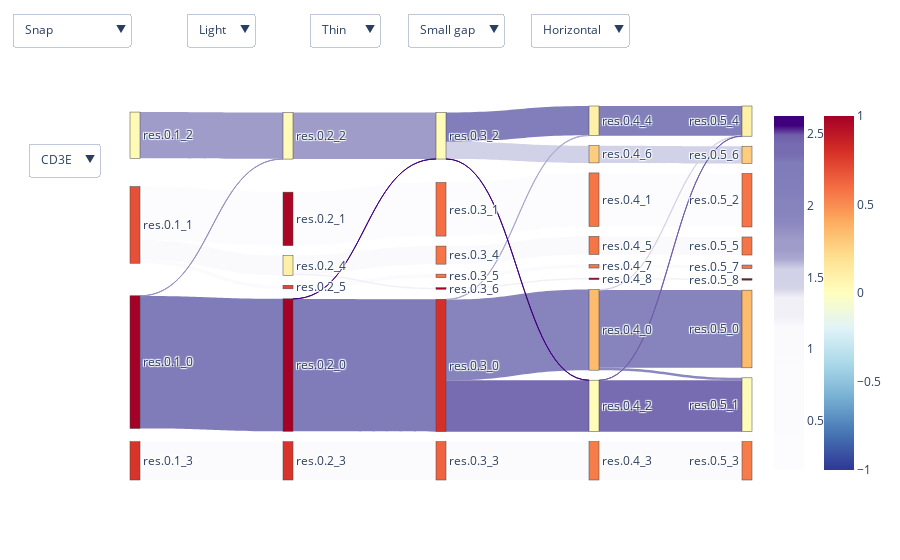

Notebook source saved alongside this figure:
### Code cell
sankey.show()

### Figure 1 — Plotly figure (JSON) as saved in the notebook; plotly's stock layout.template omitted (floating-point values rounded to 4 significant figures)
{"data": [{"link": {"color": ["#807cba", "#fbfafc", "#fcfbfd", "#9f9cc9", "#faf9fc", "#fbfafc", "#9490c3", "#807cba", "#fbfafc", "#fcfbfd", "#9f9cc9", "#faf9fc", "#fbfafc", "#f2f0f7", "#3f007d", "#776cb1", "#fbfafc", "#fcfbfd", "#d1d2e7", "#817ebb", "#8683bd", "#faf9fc", "#fbfafc", "#acaad1", "#f2f0f7", "#3f007d", "#776cb1", "#fbfafc", "#fcfbfd", "#d1d2e7", "#827fbb", "#8683bd", "#faf9fc", "#8b87bf", "#fbfafc", "#f2f0f7", "#d4d4e8", "#705eaa"], "source": [0, 2, 1, 3, 1, 1, 0, 5, 9, 8, 6, 4, 7, 4, 5, 12, 16, 15, 13, 13, 12, 10, 14, 12, 11, 13, 21, 25, 24, 19, 18, 22, 23, 22, 20, 17, 22, 21], "target": [5, 9, 8, 6, 4, 7, 6, 12, 16, 15, 13, 10, 14, 11, 13, 21, 25, 24, 19, 18, 22, 23, 20, 18, 17, 21, 33, 34, 30, 28, 27, 31, 32, 33, 29, 26, 27, 27], "value": [1189, 344, 480, 415, 176, 32, 2, 1188, 344, 480, 417, 162, 32, 14, 1, 461, 344, 480, 155, 262, 723, 162, 32, 4, 14, 1, 461, 344, 480, 155, 266, 697, 162, 22, 32, 14, 4, 1]}, "node": {"color": ["#a50026", "#e65036", "#d93429", "#fffab7", "#fff0a8", "#a50026", "#fffab7", "#e24731", "#ab0626", "#d93429", "#f57547", "#a50026", "#d62f27", "#fffbb9", "#f57547", "#f46d43", "#ef633f", "#a50026", "#fff0a8", "#fecc7e", "#f57547", "#fffbb9", "#fdbb6d", "#f57547", "#f57547", "#f67c4a", "#a50026", "#fff0a8", "#fecc7e", "#f57547", "#f57547", "#fdbb6d", "#f57547", "#fffbb9", "#f67c4a"], "customdata": ["Modularity 0.96<br />Silhouette 0.32", "Modularity 0.96<br />Silhouette 0.22", "Modularity 0.96<br />Silhouette 0.25", "Modularity 0.96<br />Silhouette 0.01", "Modularity 0.93<br />Silhouette 0.03", "Modularity 0.93<br />Silhouette 0.32", "Modularity 0.93<br />Silhouette 0.01", "Modularity 0.93<br />Silhouette 0.23", "Modularity 0.93<br />Silhouette 0.31", "Modularity 0.93<br />Silhouette 0.25", "Modularity 0.91<br />Silhouette 0.23", "Modularity 0.91<br />Silhouette 0.4", "Modularity 0.91<br />Silhouette 0.32", "Modularity 0.91<br />Silhouette 0.01", "Modularity 0.91<br />Silhouette 0.23", "Modularity 0.91<br />Silhouette 0.24", "Modularity 0.91<br />Silhouette 0.25", "Modularity 0.89<br />Silhouette 0.4", "Modularity 0.89<br />Silhouette 0.04", "Modularity 0.89<br />Silhouette 0.11", "Modularity 0.89<br />Silhouette 0.23", "Modularity 0.89<br />Silhouette 0.01", "Modularity 0.89<br />Silhouette 0.14", "Modularity 0.89<br />Silhouette 0.23", "Modularity 0.89<br />Silhouette 0.23", "Modularity 0.89<br />Silhouette 0.22", "Modularity 0.87<br />Silhouette 0.4", "Modularity 0.87<br />Silhouette 0.04", "Modularity 0.87<br />Silhouette 0.11", "Modularity 0.87<br />Silhouette 0.23", "Modularity 0.87<br />Silhouette 0.23", "Modularity 0.87<br />Silhouette 0.14", "Modularity 0.87<br />Silhouette 0.23", "Modularity 0.87<br />Silhouette 0.01", "Modularity 0.87<br />Silhouette 0.22"], "hovertemplate": "%{customdata}", "label": ["res.0.1_0", "res.0.1_1", "res.0.1_3", "res.0.1_2", "res.0.2_4", "res.0.2_0", "res.0.2_2", "res.0.2_5", "res.0.2_1", "res.0.2_3", "res.0.3_4", "res.0.3_6", "res.0.3_0", "res.0.3_2", "res.0.3_5", "res.0.3_1", "res.0.3_3", "res.0.4_8", "res.0.4_4", "res.0.4_6", "res.0.4_7", "res.0.4_2", "res.0.4_0", "res.0.4_5", "res.0.4_1", "res.0.4_3", "res.0.5_8", "res.0.5_4", "res.0.5_6", "res.0.5_7", "res.0.5_2", "res.0.5_0", "res.0.5_5", "res.0.5_1", "res.0.5_3"], "pad": 10, "thickness": 10}, "orientation": "h", "type": "sankey"}, {"marker": {"colorscale": [[0, "#a50026"], [0.02941, "#e65036"], [0.05882, "#d93429"], [0.08824, "#fffab7"], [0.1176, "#fff0a8"], [0.1471, "#a50026"], [0.1765, "#fffab7"], [0.2059, "#e24731"], [0.2353, "#ab0626"], [0.2647, "#d93429"], [0.2941, "#f57547"], [0.3235, "#a50026"], [0.3529, "#d62f27"], [0.3824, "#fffbb9"], [0.4118, "#f57547"], [0.4412, "#f46d43"], [0.4706, "#ef633f"], [0.5, "#a50026"], [0.5294, "#fff0a8"], [0.5588, "#fecc7e"], [0.5882, "#f57547"], [0.6176, "#fffbb9"], [0.6471, "#fdbb6d"], [0.6765, "#f57547"], [0.7059, "#f57547"], [0.7353, "#f67c4a"], [0.7647, "#a50026"], [0.7941, "#fff0a8"], [0.8235, "#fecc7e"], [0.8529, "#f57547"], [0.8824, "#f57547"], [0.9118, "#fdbb6d"], [0.9412, "#f57547"], [0.9706, "#fffbb9"], [1, "#f67c4a"]]}, "mode": "markers", "type": "scatter", "visible": true, "x": [null], "y": [null]}, {"marker": {"cmax": 2.625, "cmin": 0.158, "colorscale": [[0, "#fcfbfd"], [0.02703, "#fcfbfd"], [0.05405, "#fcfbfd"], [0.08108, "#fcfbfd"], [0.1081, "#fbfafc"], [0.1351, "#fbfafc"], [0.1622, "#fbfafc"], [0.1892, "#fbfafc"], [0.2162, "#fbfafc"], [0.2432, "#fbfafc"], [0.2703, "#fbfafc"], [0.2973, "#fbfafc"], [0.3243, "#faf9fc"], [0.3514, "#faf9fc"], [0.3784, "#faf9fc"], [0.4054, "#faf9fc"], [0.4324, "#f2f0f7"], [0.4595, "#f2f0f7"], [0.4865, "#f2f0f7"], [0.5135, "#d4d4e8"], [0.5405, "#d1d2e7"], [0.5676, "#d1d2e7"], [0.5946, "#acaad1"], [0.6216, "#9f9cc9"], [0.6486, "#9f9cc9"], [0.6757, "#9490c3"], [0.7027, "#8b87bf"], [0.7297, "#8683bd"], [0.7568, "#8683bd"], [0.7838, "#827fbb"], [0.8108, "#817ebb"], [0.8378, "#807cba"], [0.8649, "#807cba"], [0.8919, "#776cb1"], [0.9189, "#776cb1"], [0.9459, "#705eaa"], [0.973, "#3f007d"], [1, "#3f007d"]], "showscale": true}, "mode": "markers", "type": "scatter", "visible": true, "x": [null], "y": [null]}, {"marker": {"cmax": 1, "cmin": -1, "colorbar": {"x": 1.1, "y": 0.5}, "colorscale": [[0, "#313695"], [0.05, "#3a54a4"], [0.1, "#4574b3"], [0.15, "#5c90c2"], [0.2, "#74add1"], [0.25, "#90c3dd"], [0.3, "#aad8e9"], [0.35, "#c5e6f0"], [0.4, "#e0f3f8"], [0.45, "#f0f9db"], [0.5, "#fffebe"], [0.55, "#fff0a8"], [0.6, "#fee090"], [0.65, "#fdc778"], [0.7, "#fdad60"], [0.75, "#f88c51"], [0.8, "#f46d43"], [0.85, "#e54e35"], [0.9, "#d62f27"], [0.95, "#bd1726"], [1, "#a50026"]], "showscale": true}, "mode": "markers", "type": "scatter", "visible": true, "x": [null], "y": [null]}], "layout": {"autosize": true, "paper_bgcolor": "rgba(0, 0, 0, 0)", "plot_bgcolor": "rgba(0, 0, 0, 0)", "showlegend": false, "updatemenus": [{"buttons": [{"args": [{"link": {"color": ["#807cba", "#fbfafc", "#fcfbfd", "#9f9cc9", "#faf9fc", "#fbfafc", "#9490c3", "#807cba", "#fbfafc", "#fcfbfd", "#9f9cc9", "#faf9fc", "#fbfafc", "#f2f0f7", "#3f007d", "#776cb1", "#fbfafc", "#fcfbfd", "#d1d2e7", "#817ebb", "#8683bd", "#faf9fc", "#fbfafc", "#acaad1", "#f2f0f7", "#3f007d", "#776cb1", "#fbfafc", "#fcfbfd", "#d1d2e7", "#827fbb", "#8683bd", "#faf9fc", "#8b87bf", "#fbfafc", "#f2f0f7", "#d4d4e8", "#705eaa"], "source": [0, 2, 1, 3, 1, 1, 0, 5, 9, 8, 6, 4, 7, 4, 5, 12, 16, 15, 13, 13, 12, 10, 14, 12, 11, 13, 21, 25, 24, 19, 18, 22, 23, 22, 20, 17, 22, 21], "target": [5, 9, 8, 6, 4, 7, 6, 12, 16, 15, 13, 10, 14, 11, 13, 21, 25, 24, 19, 18, 22, 23, 20, 18, 17, 21, 33, 34, 30, 28, 27, 31, 32, 33, 29, 26, 27, 27], "value": [1189, 344, 480, 415, 176, 32, 2, 1188, 344, 480, 417, 162, 32, 14, 1, 461, 344, 480, 155, 262, 723, 162, 32, 4, 14, 1, 461, 344, 480, 155, 266, 697, 162, 22, 32, 14, 4, 1]}, "visible": [true, true, true]}], "label": "CD3E", "method": "update"}], "x": -0.05, "y": 0.9}, {"buttons": [{"args": ["arrangement", "snap"], "label": "Snap", "method": "restyle"}, {"args": ["arrangement", "perpendicular"], "label": "Perpendicular", "method": "restyle"}, {"args": ["arrangement", "freeform"], "label": "Freeform", "method": "restyle"}, {"args": ["arrangement", "fixed"], "label": "Fixed", "method": "restyle"}], "x": 0, "y": 1.25}, {"buttons": [{"args": ["paper_bgcolor", "white"], "label": "Light", "method": "relayout"}, {"args": ["paper_bgcolor", "black"], "label": "Dark", "method": "relayout"}], "x": 0.2, "y": 1.25}, {"buttons": [{"args": ["node.thickness", 8], "label": "Thin", "method": "restyle"}, {"args": ["node.thickness", 15], "label": "Thick", "method": "restyle"}], "x": 0.4, "y": 1.25}, {"buttons": [{"args": ["node.pad", 15], "label": "Small gap", "method": "restyle"}, {"args": ["node.pad", 20], "label": "Large gap", "method": "restyle"}], "x": 0.6, "y": 1.25}, {"buttons": [{"args": ["orientation", "h"], "label": "Horizontal", "method": "restyle"}, {"args": ["orientation", "v"], "label": "Vertical", "method": "restyle"}], "x": 0.8, "y": 1.25}], "xaxis": {"autorange": true, "range": [-1, 6], "showgrid": false, "showticklabels": false, "zeroline": false}, "yaxis": {"autorange": true, "range": [-1, 4], "showgrid": false, "showticklabels": false, "zeroline": false}}}
